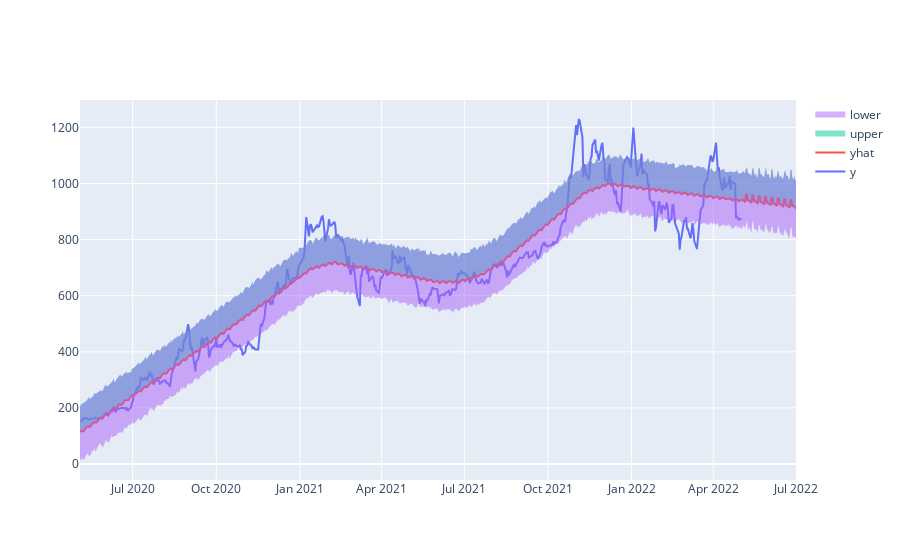

Notebook cell for this chart:
### Code cell
## Forecasting for Next Month Dec 2017 & Jan 2018
### y represents the truth values and yhat forecasted values. 
fig = ([
    go.Scatter(x=df['ds'], y=df['y'], name='y'),
    go.Scatter(x=forecast['ds'], y=forecast['yhat'], name='yhat'),
    go.Scatter(x=forecast['ds'], y=forecast['yhat_upper'], fill='tonexty', mode='none', name='upper'),
    go.Scatter(x=forecast['ds'], y=forecast['yhat_lower'], fill='tonexty', mode='none', name='lower')
])


py.iplot(fig)

### Figure 1 — Plotly figure (JSON) as saved in the notebook; plotly's stock layout.template omitted (floating-point values rounded to 4 significant figures; data arrays with more than 128 entries replaced by an {"elided": "..."} marker saying what was removed)
{"data": [{"name": "y", "type": "scatter", "x": {"elided": "504 str values"}, "y": {"elided": "504 float values"}}, {"name": "yhat", "type": "scatter", "x": {"elided": "564 str values"}, "y": {"elided": "564 float values"}}, {"fill": "tonexty", "mode": "none", "name": "upper", "type": "scatter", "x": {"elided": "564 str values"}, "y": {"elided": "564 float values"}}, {"fill": "tonexty", "mode": "none", "name": "lower", "type": "scatter", "x": {"elided": "564 str values"}, "y": {"elided": "564 float values"}}], "layout": {}}
